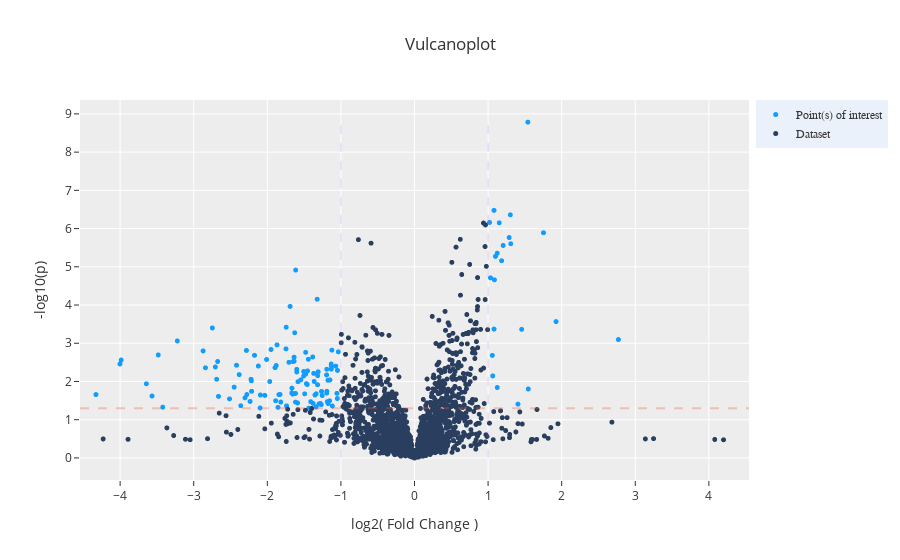

Notebook cell for this chart:
### Code cell
i = "prostatecancer"
dash_bio.VolcanoPlot(dataframe=d[i].reset_index(), **params)

### Figure 1 — Plotly figure (JSON) as saved in the notebook; plotly's stock layout.template omitted (floating-point values rounded to 4 significant figures; data arrays with more than 128 entries replaced by an {"elided": "..."} marker saying what was removed)
{"data": [{"marker": {"color": "#119DFF", "size": 5}, "mode": "markers", "name": "Point(s) of interest", "text": {"elided": "132 str values"}, "type": "scattergl", "x": {"elided": "132 float values"}, "y": {"elided": "132 float values"}}, {"marker": {"color": "#2A3F5F", "size": 5}, "mode": "markers", "name": "Dataset", "text": {"elided": "2598 str values"}, "type": "scattergl", "x": {"elided": "2598 float values"}, "y": {"elided": "2598 float values"}}], "layout": {"autosize": false, "hovermode": "closest", "legend": {"bgcolor": "#ebf1fa", "font": {"family": "sans-serif"}, "x": 1.01, "yanchor": "top"}, "shapes": [{"line": {"color": "#AB63FA", "dash": "dash", "width": 1}, "name": "effect size min line", "type": "line", "x0": -1, "x1": -1, "xref": "x", "y0": 0.001151, "y1": 8.785, "yref": "y"}, {"line": {"color": "#AB63FA", "dash": "dash", "width": 1}, "name": "effect size max line", "type": "line", "x0": 1, "x1": 1, "xref": "x", "y0": 0.001151, "y1": 8.785, "yref": "y"}, {"line": {"color": "#EF553B", "dash": "dash", "width": 2}, "name": "genomewide_line", "type": "line", "x0": -4.545, "x1": 4.545, "xref": "x", "y0": 1.301, "y1": 1.301, "yref": "y"}], "title": {"text": "Vulcanoplot "}, "xaxis": {"range": [-4.545, 4.545], "title": {"text": "log2( Fold Change )"}, "zeroline": false}, "yaxis": {"title": {"text": "-log10(p)"}, "zeroline": false}}}
